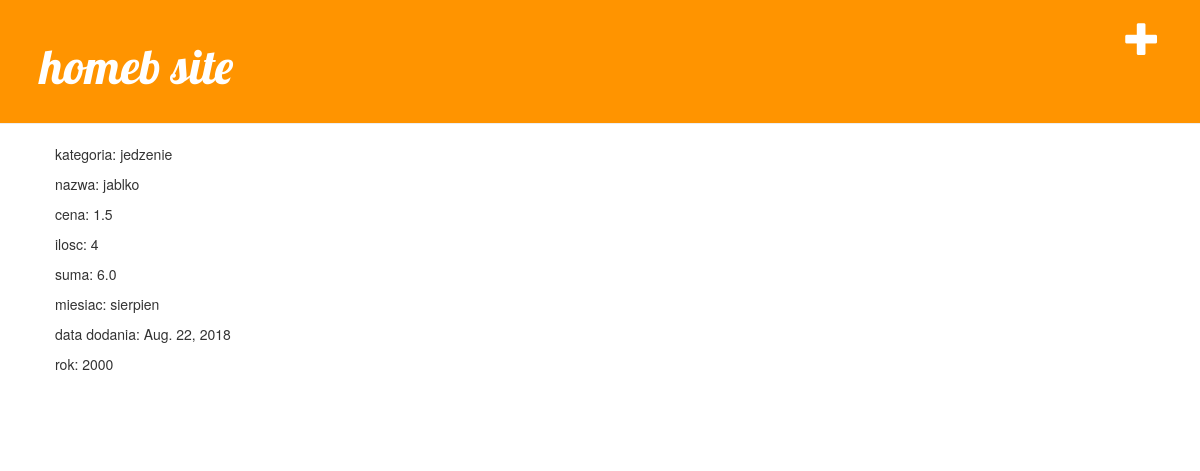
/zakup/45/, run on the app's committed database.
### homeb_app/models.py (models this page shows, shortened)
class Zakup(models.Model):
    category = models.ForeignKey(Kategoria, on_delete=models.CASCADE, default=1)
    month = models.ForeignKey(Miesiac, on_delete=models.CASCADE, default=datetime.datetime.now().month)
    year = models.IntegerField(default=2000)
    name = models.CharField(max_length=30)
    price = models.FloatField(default=0.1)
    quantity = models.IntegerField(default=1)
    total= models.FloatField(default=0.1)
    date = models.DateField(auto_now_add=True, blank=True)
    def amount(self):
        value = (self.price * self.quantity)
        return value

class Kategoria(models.Model):
    name = models.CharField(max_length=30)
    def __str__(self):
        return self.name

class Miesiac(models.Model):
    name = models.CharField(max_length=15)
    def __str__(self):
        return self.name

### homeb_app/views.py (the view)
# urls.py: path('zakup/<int:pk>/', views.zakup_detail, name='zakup_detail'),
def zakup_detail(request, pk):
    zakup = get_object_or_404(Zakup, pk=pk)
    return render(request, 'homeb_app/zakup_detail.html', {'zakup': zakup})

### homeb_app/templates/homeb_app/zakup_detail.html
{% extends 'homeb_app/base.html' %}
{% block content %}
    <div class="post">
        <p>kategoria: {{ zakup.category }}</p>
        <p>nazwa: {{ zakup.name }}</p>
        <p>cena: {{ zakup.price }}</p>
        <p>ilosc: {{ zakup.quantity }}</p>
        <p>suma: {{ zakup.amount }}</p>
        <p>miesiac: {{ zakup.month }}</p>
        <p>data dodania: {{ zakup.date }}</p>
        <p>rok: {{ zakup.year }}</p>
    </div>
{% endblock %}

### homeb_app/static/css/homeb.css (style rules this page uses)
.post { margin-bottom: 70px; }

### data on the page
Zakup: category "jedzenie", name "jablko", price "1.5", quantity "4", amount "6.0", month "sierpien", date "Aug. 22, 2018", year "2000"
